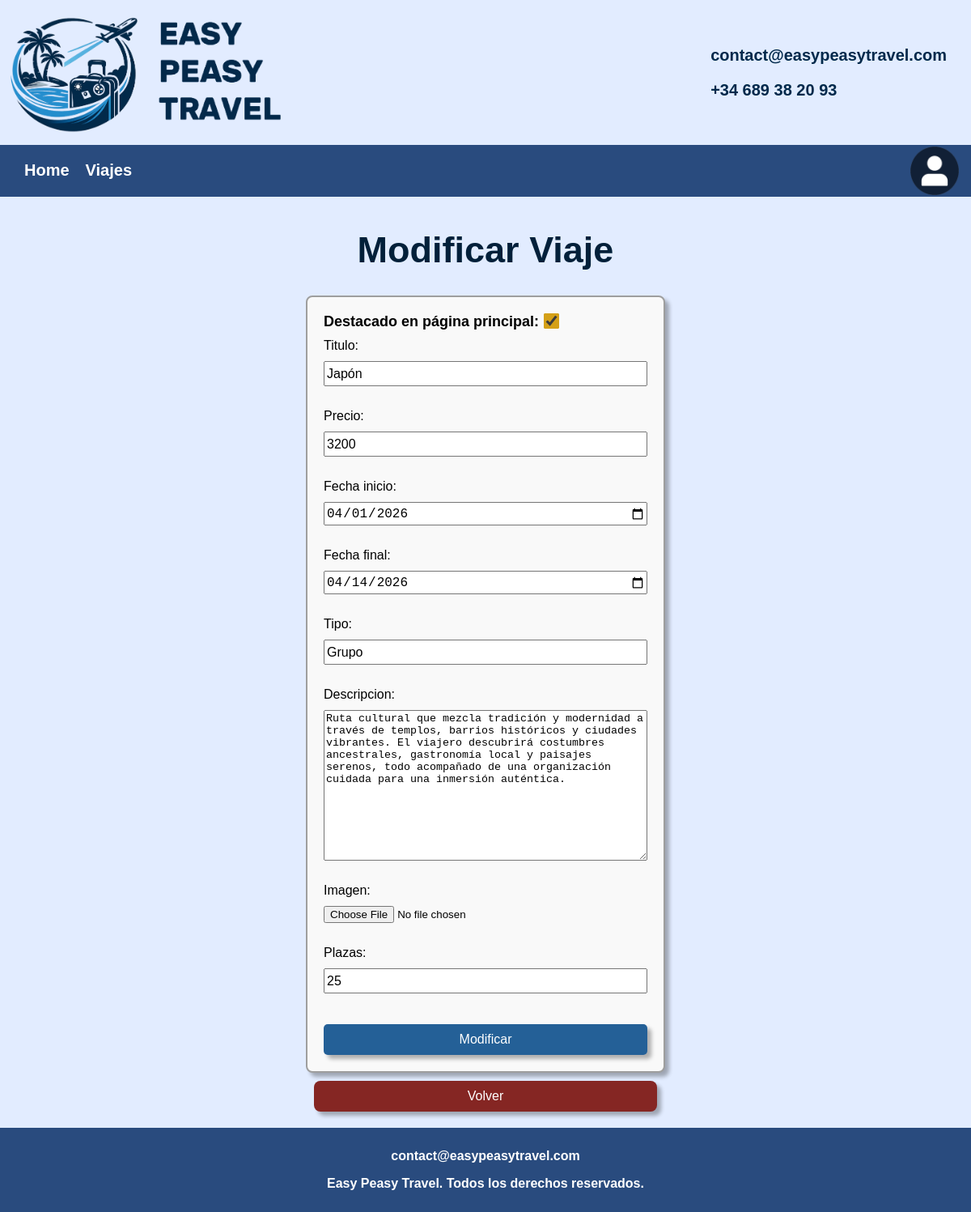
Page /app/public/modificar-viaje.php?id=13 (signed in) on the earlier database version.
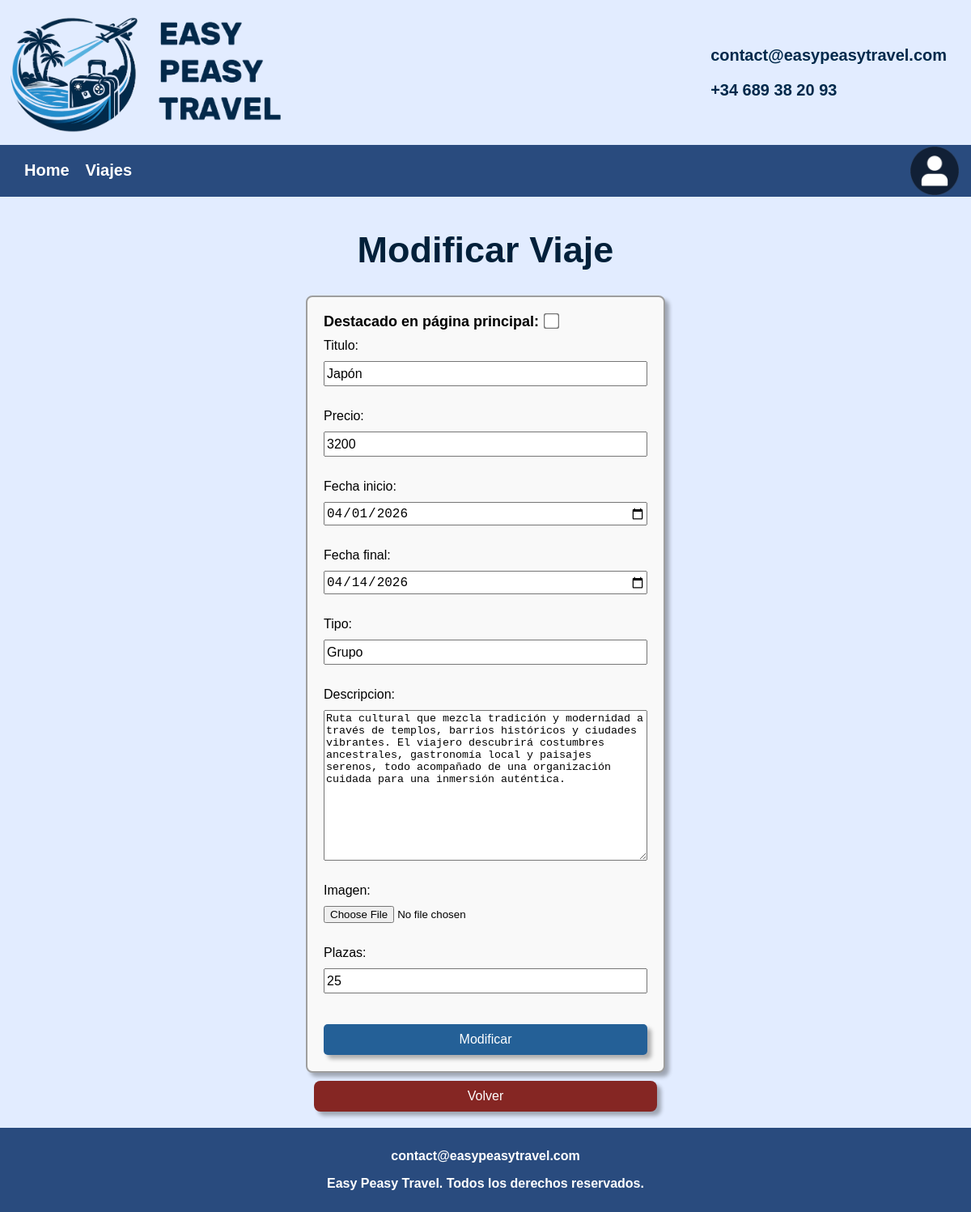
Same page on the later database version.
### tables this page shows
CREATE TABLE IF NOT EXISTS `viajes` (
  `id` int(11) NOT NULL,
  `titulo` varchar(50) NOT NULL,
  `descripcion` text NOT NULL,
  `fecha_inicio` date NOT NULL,
  `fecha_fin` date NOT NULL,
  `precio` float NOT NULL,
  `destacado` tinyint(1) NOT NULL,
  `tipo` varchar(50) NOT NULL,
  `plazas` int(11) NOT NULL,
  `url_imagen` text NOT NULL,
  PRIMARY KEY (`id`)
);

### app/public/modificar-viaje.php (the view, shortened to what this page needs)
<!DOCTYPE html>
<html lang="en">
<?php
$id = $_GET['id'] ?? null;
include("../vistas/conexion_bd.php");
$sql = "SELECT * FROM viajes WHERE id = " . $id . ";";
$result = $conn->query($sql);
if ($result->num_rows > 0) {
    $viaje = $result->fetch_assoc();
} else {
    header("Location: no-viaje.php");
}
?>
<head>
    <link rel="stylesheet" href="../assets/css/global.css">
    <link rel="stylesheet" href="../assets/css/cabecera.css">
    <link rel="stylesheet" href="../assets/css/form-viaje.css">
    <link rel="stylesheet" href="../assets/css/footer.css">
</head>
<body>
    <?php include("../vistas/cabezera.php"); ?>
    <main style="margin: 10px auto;">
        <h1>Modificar Viaje</h1>
        <form action="../vistas/procesar_modificar_viaje.php" method="POST">
            <div class="destacado-texto">
                Destacado en página principal: <input type="checkbox" class="destacado-check" name="destacado" value="1"
                    <?php if ($viaje["destacado"])
                        echo "checked"; ?>><br>
            </div>
            Titulo: <input class="textinput" type="text" name="titulo" value="<?php echo $viaje["titulo"] ?>"><br>
            Precio: <input class="textinput" type="number" name="precio" value="<?php echo $viaje["precio"] ?>"><br>
            Fecha inicio: <input class="textinput" type="date" name="fecha_inicio"
                value="<?php echo $viaje["fecha_inicio"] ?>"><br>
            Fecha final: <input class="textinput" type="date" name="fecha_fin"
                value="<?php echo $viaje["fecha_fin"] ?>"><br>
            Tipo: <input class="textinput" type="text" name="tipo" value="<?php echo $viaje["tipo"] ?>"><br>
            Descripcion: <textarea name="descripcion" rows="12"
                cols="30"><?php echo $viaje["descripcion"] ?></textarea><br>
            Imagen: <input type="file" name="url_imagen" value="<?php echo $viaje["url_imagen"] ?>" required><br>
            Plazas: <input class="textinput" type="number" name="plazas" value="<?php echo $viaje["plazas"] ?>"><br>
            <input class="boton-modificar" type="submit" value="Modificar">
        </form>
        <a class="boton-volver" href="../public/viajes.php">
            Volver
        </a>
    </main>
    <?php include("../vistas/footer.php"); ?>
</body>
</html>

Differences in the rows shown:
changed viajes "Japón": destacado "☑" → "☐"
